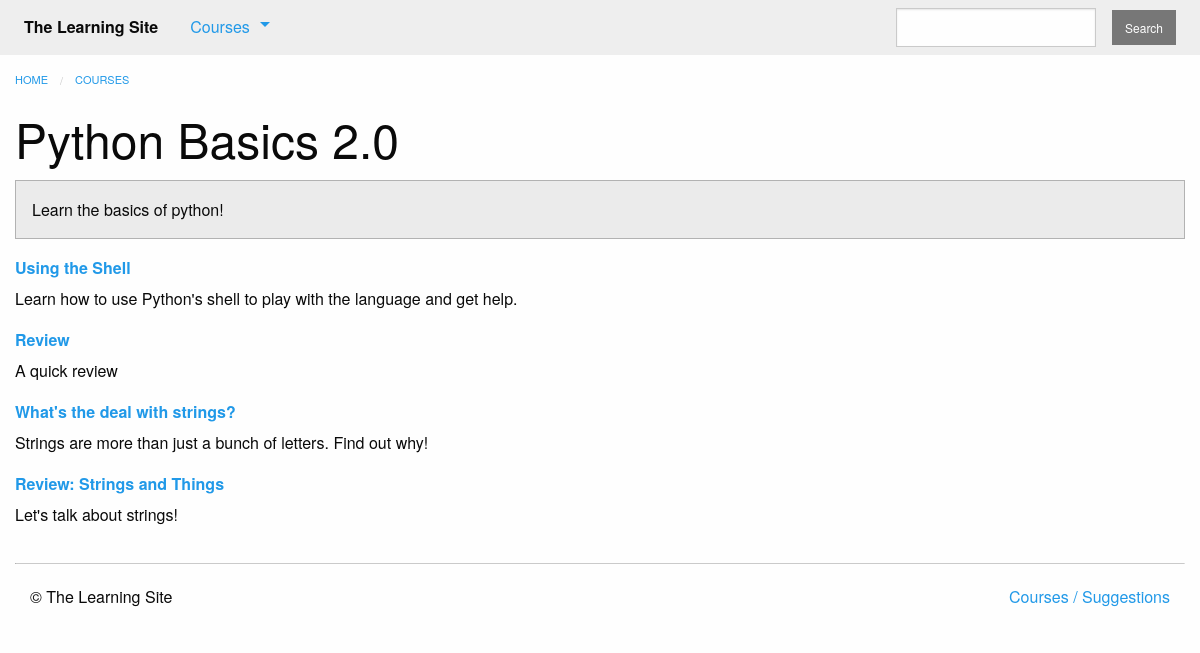
The page /courses/1/ on the database as committed earlier.
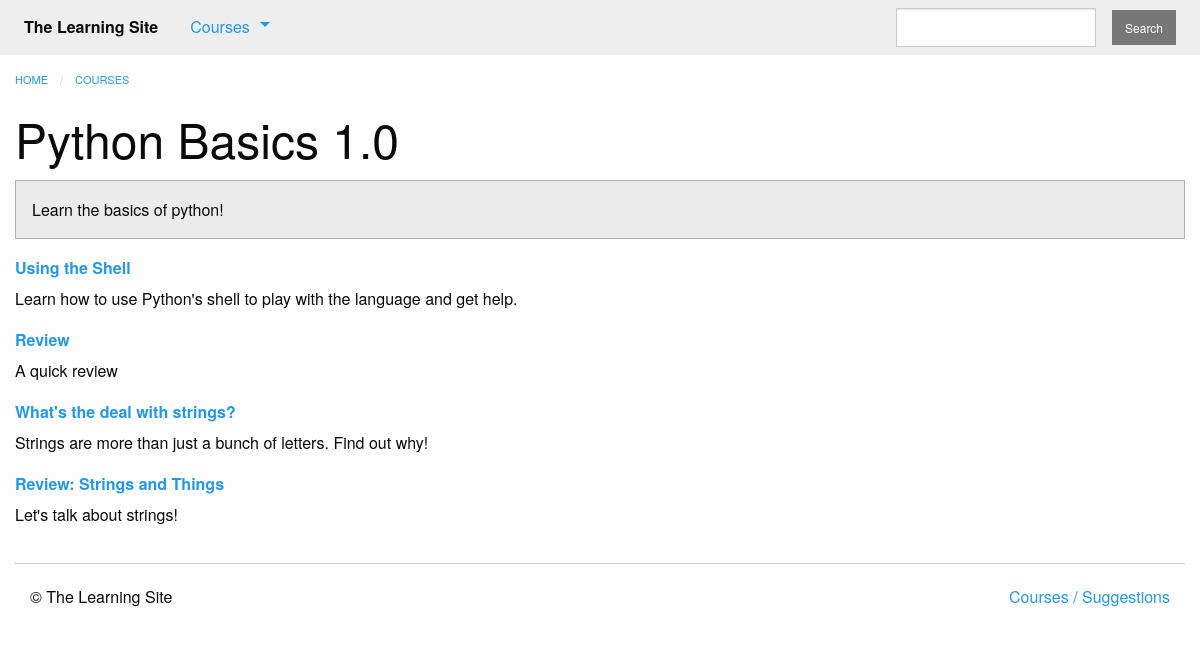
The same page on the database as committed later.
### courses/models.py (models this page shows, shortened)
class Course(models.Model):
    created_at = models.DateTimeField(auto_now_add=True)
    title = models.CharField(max_length=255)
    description = models.TextField()
    teacher = models.ForeignKey(User, on_delete=models.CASCADE)
    subject = models.CharField(default='', max_length=100)
    published = models.BooleanField(default=False)

### courses/views.py (the view)
# urls.py: path('<int:pk>/', views.course_detail, name='detail'),
def course_detail(request, pk):
    course = get_object_or_404(models.Course, pk=pk, published=True)
    steps = sorted(chain(course.text_set.all(), course.quiz_set.all()),
                   key=lambda step: step.order)
    return render(request, 'courses/course_detail.html',
                  {'course': course,
                   'steps': steps})

### courses/models.py (called while the page is built)
    def get_absolute_url(self):
        return reverse('courses:text', kwargs={
            'course_pk': self.course_id,
            'step_pk': self.id
        })

    def get_absolute_url(self):
        return reverse('courses:quiz', kwargs={
            'course_pk': self.course_id,
            'step_pk': self.id
        })

### courses/templatetags/course_extras.py (called while the page is built)
@register.inclusion_tag('courses/course_nav.html')
def nav_courses_list():
    courses = Course.objects.filter(published=True)[:5]
    return {'courses': courses}

@register.filter('markdown_to_html')
def markdown_to_html(markdown_text):
    html_body = markdown2.markdown(markdown_text)
    return mark_safe(html_body)

### courses/templates/courses/course_detail.html (shortened to what this page needs)
{% extends "courses/layout.html" %}
{% load course_extras %}
{% block content %}
    <div class="row columns">
        {{ block.super }}
        <article>
            <h1 class="">{{ course.title }}</h1>
            <div class="callout secondary">
                {{ course.description|markdown_to_html }}
            </div>
            <dl>
                {% for step in steps %}
                    <dt>
                        <a href="{{ step.get_absolute_url }}">{{ step.title }}</a>
                    </dt>
                    <dd>{{ step.description|markdown_to_html }}</dd>
                {% endfor %}
            </dl>
        </article>
    </div>
{% endblock %}

Rows that differ between the two databases and show on the page:
changed Course "Learn the basics of python!": title "Python Basics 2.0" → "Python Basics 1.0"
